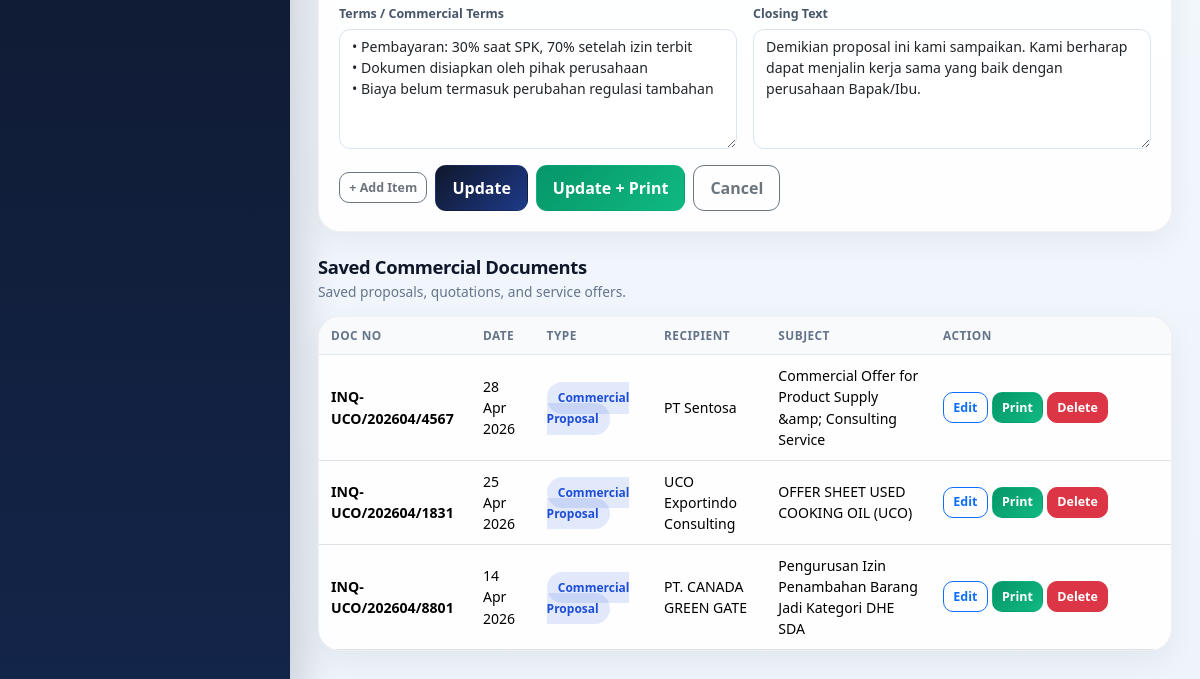
/transactions/inquiries?edit=1 (signed in, lower part), run on an earlier commit of the app's database.
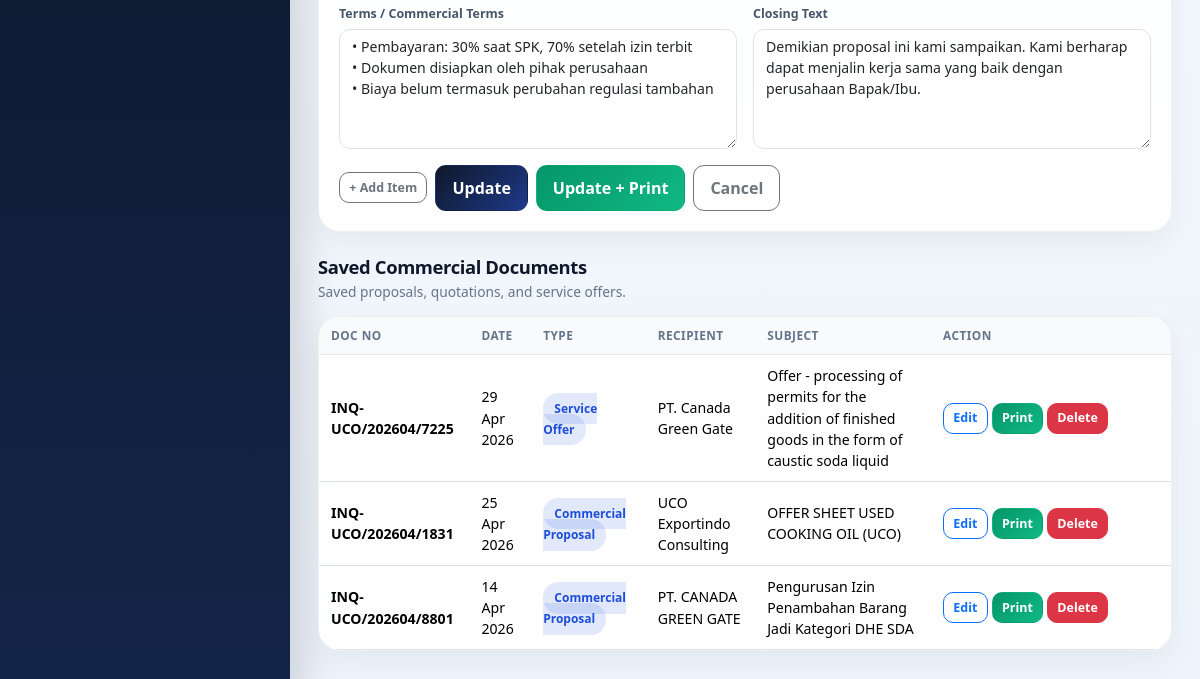
And on a later commit of the database.
### tables this page shows
CREATE TABLE IF NOT EXISTS `manual_inquiries` (
  `id` int NOT NULL AUTO_INCREMENT,
  `proposal_no` varchar(50) NOT NULL,
  `proposal_date` date NOT NULL,
  `recipient_company` varchar(150) NOT NULL,
  `recipient_address` text,
  `recipient_pic` varchar(100) DEFAULT NULL,
  `subject` varchar(255) DEFAULT NULL,
  `opening_text` text,
  `terms_text` text,
  `closing_text` text,
  `currency_text` varchar(20) DEFAULT 'IDR',
  `ppn_percent` decimal(5,2) NOT NULL DEFAULT '11.00',
  `pph_percent` decimal(5,2) NOT NULL DEFAULT '2.00',
  `created_by` int DEFAULT NULL,
  `created_at` timestamp NULL DEFAULT CURRENT_TIMESTAMP,
  `document_type` enum('commercial_proposal','business_proposal','quotation','service_offer') DEFAULT 'commercial_proposal',
  `offer_type` enum('product','service','product_service') DEFAULT 'product',
  `validity_offer` varchar(100) DEFAULT NULL,
  `lead_time` varchar(100) DEFAULT NULL,
  `scope_of_work` text,
  `show_summary` tinyint(1) NOT NULL DEFAULT '1',
  PRIMARY KEY (`id`),
  UNIQUE KEY `proposal_no` (`proposal_no`)
);

### application/core/MY_Controller.php (called while the page is built, shortened)
<?php
class MY_Controller extends CI_Controller
{
    protected $user;
    public function __construct()
    {
        $this->user = $this->session->userdata('user');
    }
    protected function render($view, $data = [], $layout = 'admin')
    {
        $data['current_user'] = $this->user;
        $this->load->view('templates/admin_header', $data);
        $this->load->view($view, $data);
        $this->load->view('templates/admin_footer', $data);
    }
}

### application/controllers/Transactions.php (called while the page is built, shortened)
<?php
class Transactions extends MY_Controller
{
    public function inquiries()
    {
        $data['page_title'] = 'Inquiries';
        $data['rows'] = $this->manual_inquiry->rows();
        $data['edit'] = null;
        $data['edit_items'] = [];
        if ($this->input->get('edit')) {
            $data['edit'] = $this->manual_inquiry->get($this->input->get('edit'));
            $data['edit_items'] = $this->manual_inquiry->items($this->input->get('edit'));
        }
        $this->render('admin/transactions/manual_inquiries', $data);
    }
}

### index.php (called while the page is built, shortened)
<?php
require BASEPATH . 'core/CodeIgniter.php';

### application/models/Manual_inquiry_model.php (called while the page is built, shortened)
<?php
class Manual_inquiry_model extends CI_Model
{
    public function rows()
    {
        return $this->db->order_by('id', 'DESC')->get('manual_inquiries')->result_array();
    }
    public function get($id)
    {
        return $this->db->get_where('manual_inquiries', ['id' => $id])->row_array();
    }
}

### application/helpers/uco_helper.php (called while the page is built, shortened)
<?php
function e($str)
{
    return htmlspecialchars((string)$str, ENT_QUOTES, 'UTF-8');
}
function format_date_id($date)
{
    return date('d M Y', strtotime($date));
}

### application/views/admin/transactions/manual_inquiries.php (the view, shortened to what the changed rows need)
<?php
function qf($k, $d = '') {
    $currentEdit = $GLOBALS['edit'] ?? null;
    return e(is_array($currentEdit) ? ($currentEdit[$k] ?? $d) : $d);
}
$docTypeLabels = [
    'commercial_proposal' => 'Commercial Proposal',
    'business_proposal'   => 'Business Proposal',
    'quotation'           => 'Quotation',
    'service_offer'       => 'Service Offer',
];
?>
<div class="section-block">
    <div class="card shadow-sm mb-4">
        <div class="card-body">
            <form method="post">
                <div class="row g-3 mt-1">
                    <div class="col-md-6">
                        <label class="form-label">Terms / Commercial Terms</label>
                        <textarea name="terms_text" id="terms_text" class="form-control" rows="5"><?= qf('terms_text', "• Price is subject to final scope, quantity, and destination confirmation.\n• Payment term will be agreed before project execution or shipment.\n• Banking charges, tax, customs duties, and third-party fees are excluded unless stated otherwise."); ?></textarea>
                    </div>
                    <div class="col-md-6">
                        <label class="form-label">Closing Text</label>
                        <textarea name="closing_text" class="form-control" rows="5"><?= qf('closing_text', 'We hope this offer meets your requirements. Please feel free to contact us for further discussion or adjustment.'); ?></textarea>
                    </div>
                </div>
            </form>
        </div>
    </div>
</div>
<div class="section-block">
    <div class="card shadow-sm">
        <div class="card-body p-0">
            <div class="table-responsive">
                <table class="table table-sm mb-0 align-middle">
                    <thead>
                        <tr>
                            <th>Doc No</th>
                            <th>Date</th>
                            <th>Type</th>
                            <th>Recipient</th>
                            <th>Subject</th>
                            <th width="240">Action</th>
                        </tr>
                    </thead>
                    <tbody>
                        <?php if (empty($rows)): ?>
                            <tr><td colspan="6" class="empty-state">No documents yet.</td></tr>
                        <?php else: foreach ($rows as $row): ?>
                            <tr>
                                <td class="fw-semibold"><?= e($row['proposal_no']); ?></td>
                                <td><?= format_date_id($row['proposal_date']); ?></td>
                                <td><span class="badge-soft badge-soft-primary"><?= e($docTypeLabels[$row['document_type'] ?? 'commercial_proposal'] ?? 'Commercial Proposal'); ?></span></td>
                                <td><?= e($row['recipient_company']); ?></td>
                                <td><?= e($row['subject']); ?></td>
                                <td>
                                    <div class="d-inline-flex flex-nowrap gap-1 action-buttons">
                                        <a href="<?= site_url('transactions/inquiries?edit=' . $row['id']); ?>" class="btn btn-sm btn-outline-primary">Edit</a>
                                        <a href="<?= site_url('transactions/print-manual-inquiry/' . $row['id']); ?>" target="_blank" class="btn btn-sm btn-success">Print</a>
                                        <a href="<?= site_url('transactions/delete-manual-inquiry/' . $row['id']); ?>" onclick="return confirm('Delete this document?')" class="btn btn-sm btn-danger">Delete</a>
                                    </div>
                                </td>
                            </tr>
                        <?php endforeach; endif; ?>
                    </tbody>
                </table>
            </div>
        </div>
    </div>
</div>

What changed in the data, as far as the page shows it:
removed manual_inquiries: proposal_no "INQ-UCO/202604/4567", proposal_date "28 Apr 2026", document_type "Commercial Proposal", recipient_company "PT Sentosa", subject "Commercial Offer for Product Supply &amp; Consulting Service"
added manual_inquiries: proposal_no "INQ-UCO/202604/7225", proposal_date "29 Apr 2026", document_type "Service Offer", recipient_company "PT. Canada Green Gate", subject "Offer - processing of permits for the addition of finished goods in the form of caustic soda liquid"
